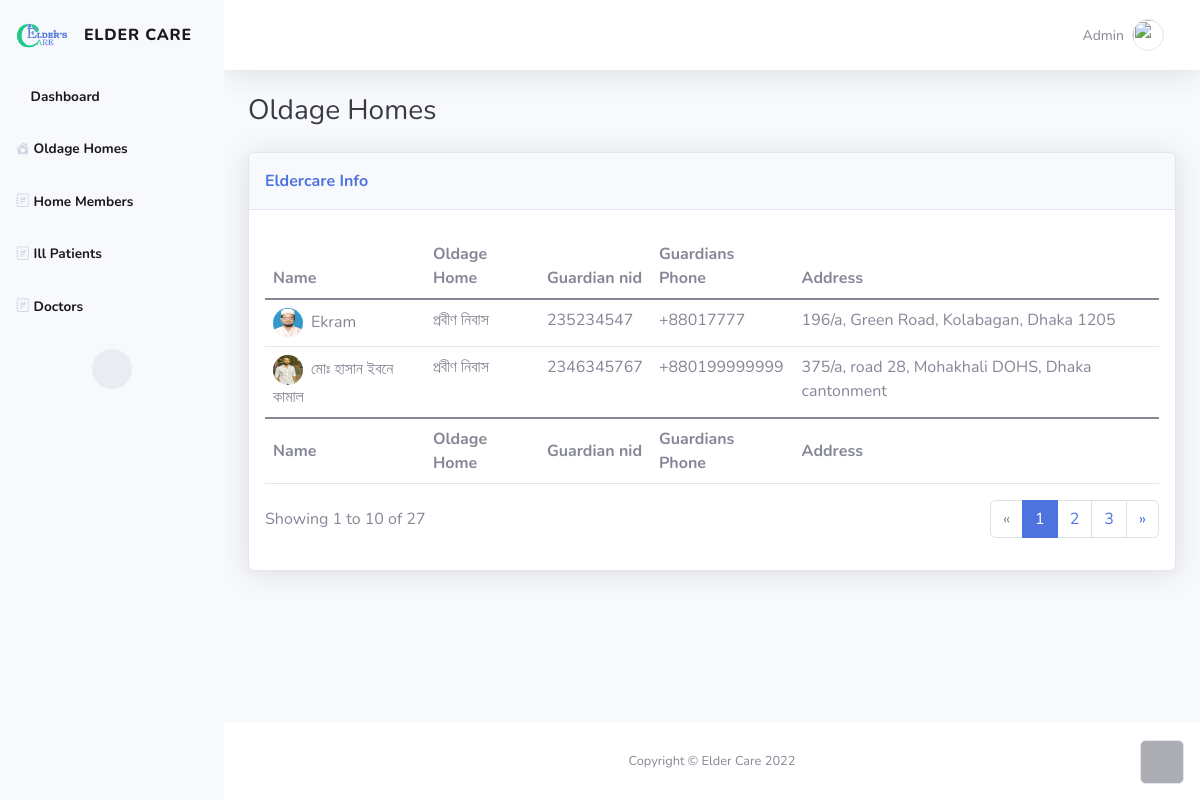
Page /dashboard/patient-list/ (signed in) on the committed database.
### landing/models.py (models this page shows, shortened)
class Site(models.Model):
    name = models.CharField(max_length=50)
    logo = models.ImageField(upload_to="logo")
    icon = models.ImageField(upload_to="logo")
    phone = models.CharField(max_length=15)
    email = models.CharField(max_length=50)
    address = models.TextField()

class Patient(models.Model):
    oldagehome = models.ForeignKey(OldageHome, on_delete=models.CASCADE)
    name = models.CharField(max_length=50)
    address = models.TextField(blank=True)
    photo = models.ImageField(upload_to="patient")
    guardian_phone_number = models.CharField(max_length=15, blank=True)
    guardian_nid = models.CharField(max_length=18, blank=True)

class OldageHome(models.Model):
    name = models.CharField(max_length=50)
    logo = models.ImageField(upload_to="logo")
    phone = models.CharField(max_length=15)
    email = models.CharField(max_length=50)
    address = models.TextField()
    description = models.TextField()
    license_no = models.CharField(max_length=50)
    webaddress = models.TextField(max_length=100)

### dashboard/views.py (the view)
# urls.py: path('dashboard/patient-list/', patient_list, name='Patient_list'),
@login_required
def patient_list(request):
    site = Site.objects.get()
    patients = Patient.objects.all()
    context = {
        "site": site,
        "patients": patients,
    }
    return render(request, 'dashboard/Patient_list.html', context)

### templates/dashboard/Patient_list.html (shortened to what this page needs)
{% extends "dashboard/base.html" %}
{% block content %}
<div class="container-fluid">
    <h3 class="text-dark mb-4">Oldage Homes</h3>
    <div class="card shadow">
        <div class="card-header py-3">
            <p class="text-primary m-0 fw-bold">Eldercare Info</p>
        </div>
        <div class="card-body">
            <div class="table-responsive table mt-2" id="dataTable" role="grid" aria-describedby="dataTable_info">
                <table class="table my-0" id="dataTable">
                    <thead>
                    <tr>
                        <th>Name</th>
                        <th>Oldage Home</th>
                        <th>Guardian nid</th>
                        <th>Guardians Phone</th>
                        <th>Address</th>
                    </tr>
                    </thead>
                    <tbody>
                    {% for patient in patients %}
                    <tr>
                        <td><img class="rounded-circle me-2" width="30" height="30"
                                 src="{{ patient.photo.url }}">{{ patient.name }}
                        </td>
                        <td>{{ patient.oldagehome.name }}</td>
                        <td>{{ patient.guardian_nid }}</td>
                        <td>{{ patient.guardian_phone_number }}</td>
                        <td>{{ patient.address }}</td>
                    </tr>
                    {% endfor %}
                    </tbody>
                    <tfoot>
                    <tr>
                        <td><strong>Name</strong></td>
                        <td><strong>Oldage Home</strong></td>
                        <td><strong>Guardian nid</strong></td>
                        <td><strong>Guardians Phone</strong></td>
                        <td><strong>Address</strong></td>
                    </tr>
                    </tfoot>
                </table>
            </div>
            <div class="row">
                <div class="col-md-6 align-self-center">
                    <p id="dataTable_info" class="dataTables_info" role="status" aria-live="polite">Showing 1 to 10 of
                        27</p>
                </div>
                <div class="col-md-6">
                    <nav class="d-lg-flex justify-content-lg-end dataTables_paginate paging_simple_numbers">
                        <ul class="pagination">
                            <li class="page-item disabled"><a class="page-link" aria-label="Previous" href="#"><span
                                    aria-hidden="true">«</span></a></li>
                            <li class="page-item active"><a class="page-link" href="#">1</a></li>
                            <li class="page-item"><a class="page-link" href="#">2</a></li>
                            <li class="page-item"><a class="page-link" href="#">3</a></li>
                            <li class="page-item"><a class="page-link" aria-label="Next" href="#"><span
                                    aria-hidden="true">»</span></a></li>
                        </ul>
                    </nav>
                </div>
            </div>
        </div>
    </div>
</div>
{% endblock %}

### templates/dashboard/base.html (shortened to what this page needs)
{% load static %}
<!DOCTYPE html>
<html>
<head>
    <link rel="stylesheet" href="{% static 'dashboard/assets/bootstrap/css/bootstrap.min.css' %}">
    <link rel="stylesheet" href="{% static 'dashboard/assets/fonts/fontawesome-all.min.css' %}">
    <link rel="stylesheet" href="https://cdn.jsdelivr.net/npm/bootstrap-icons@1.9.1/font/bootstrap-icons.css">
</head>
<body id="page-top">
<div id="wrapper">
    <nav class="navbar navbar-light textmuted text-muted align-items-start sidebar sidebar-light accordion bg-light p-0">
        <div class="container-fluid d-flex flex-column p-0"><a
                class="navbar-brand link-danger d-flex justify-content-center align-items-center sidebar-brand m-0"
                href="{% url 'landing_home' %}">
            <div class="sidebar-brand-icon"><img src="{{ site.logo.url }}" class="img-fluid"></div>
            <div class="sidebar-brand-text mx-3"><span>{{ site.name }}</span></div>
        </a>
            <ul class="navbar-nav text-dark" id="accordionSidebar">
                <li class="nav-item"><a class="nav-link active" href="{% url 'dashboard_home' %}"><i
                        class="fas fa-tachometer-alt"></i><span>Dashboard</span></a></li>
                <li class="nav-item"><a class="nav-link active" href="{% url 'oldage_home' %}"><i
                        class="bi bi-house-heart-fill"></i><span>Oldage Homes</span></a></li>
                <li class="nav-item"><a class="nav-link active" href="{% url 'Patient_list' %}"><i
                        class="bi bi-journal-richtext"></i><span>Home Members</span></a></li>
                <li class="nav-item"><a class="nav-link active" href="{% url 'illness_list' %}"><i
                        class="bi bi-journal-richtext"></i><span>Ill Patients</span></a></li>
                <li class="nav-item"><a class="nav-link active" href="{% url 'doctors_list' %}"><i
                        class="bi bi-journal-richtext"></i><span>Doctors</span></a></li>
            </ul>
            <div class="text-center d-none d-md-inline">
                <button class="btn rounded-circle border-0" id="sidebarToggle" type="button"></button>
            </div>
        </div>
    </nav>
    <div class="d-flex flex-column" id="content-wrapper">
        <div id="content">
            <nav class="navbar navbar-light navbar-expand bg-white shadow mb-4 topbar static-top">
                <div class="container-fluid">
                    <ul class="navbar-nav flex-nowrap ms-auto">
                        <li class="nav-item dropdown no-arrow">
                            <div class="nav-item dropdown no-arrow"><a class="dropdown-toggle nav-link"
                                                                       aria-expanded="false"
                                                                       data-bs-toggle="dropdown" href="#"><span
                                    class="d-none d-lg-inline me-2 text-gray-600 small">Admin</span><img
                                    class="border rounded-circle img-profile" src="assets/img/avatars/avatar1.jpeg"></a>
                            </div>
                        </li>
                    </ul>
                </div>
            </nav>
            {% block content %} {% endblock %}
        </div>
        <footer class="bg-white sticky-footer">
            <div class="container my-auto">
                <div class="text-center my-auto copyright"><span>Copyright © {{ site.name }} 2022</span></div>
            </div>
        </footer>
    </div>
    <a class="border rounded d-inline scroll-to-top" href="#page-top"><i class="fas fa-angle-up"></i></a>
</div>
</body>
</html>

### rows in the picture
Site: logo (picture), name "ELDER CARE", name "Elder Care"
Patient: photo (picture), name "Ekram", oldagehome.name "প্রবীণ নিবাস", guardian_nid "235234547", guardian_phone_number "+88017777", address "196/a, Green Road, Kolabagan, Dhaka 1205"
Patient: photo (picture), name "মোঃ হাসান ইবনে কামাল", oldagehome.name "প্রবীণ নিবাস", guardian_nid "2346345767", guardian_phone_number "+880199999999", address "375/a, road 28, Mohakhali DOHS, Dhaka cantonment"
